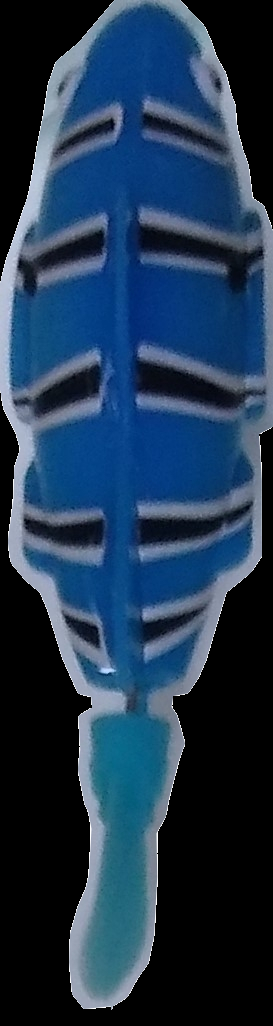
#> input picture Codigos/Haar_Cascade/dataset/peixe/peixe.png, 273 x 1026 px, found by its file name
$ python Redimensionamento_Cinza_unico.py
#> lines starting #> are read from the running program, lines starting #| are printed output that depends on the picture
import os
import cv2

caminho_imagem = 'C:\CODE\Robot-fish\Codigos\Haar_Cascade\imagens\peixe\peixe.png'

if os.path.exists(caminho_imagem):
    imagem = cv2.imread(caminho_imagem)
#> imagem is the input picture: shape (1026, 273, 3); mean B, G, R 79, 54.7, 31.7
    if imagem is not None:
        imagem_redimensionada = cv2.resize(imagem, (200, 200))
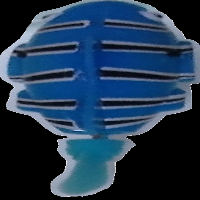
#> imagem_redimensionada: shape (200, 200, 3); mean B, G, R 79, 54.7, 31.7
        imagem_cinza = cv2.cvtColor(imagem, cv2.COLOR_BGR2GRAY)
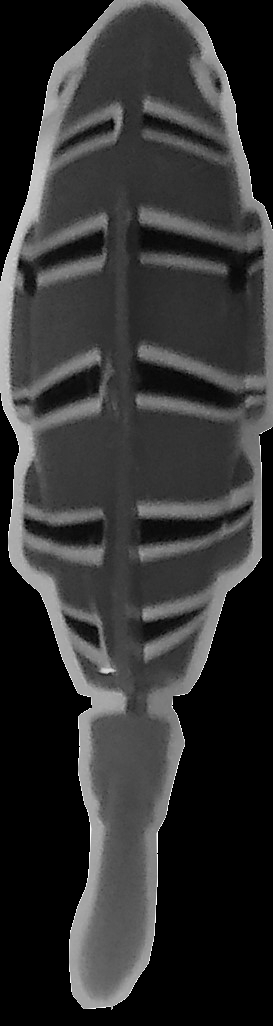
#> imagem_cinza: shape (1026, 273); min 0, max 255, mean 50.6
        caminho_saida = os.path.join('C:\CODE\Robot-fish\Codigos\Haar_Cascade', 'mask.png')
        cv2.imwrite(caminho_saida, imagem_cinza)
        print("Processamento concluído.")
    else:
        print("Não foi possível ler a imagem.")
else:
    print(f"O arquivo '{caminho_imagem}' não foi encontrado.")
